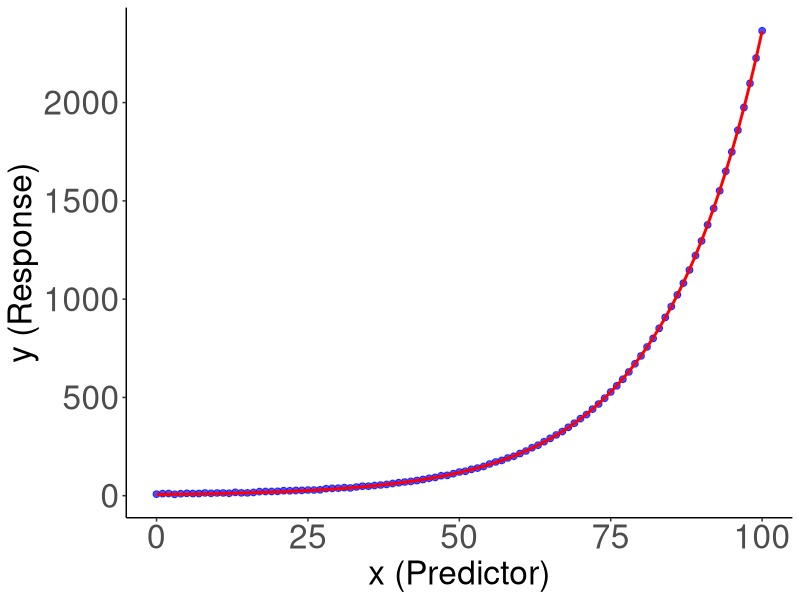
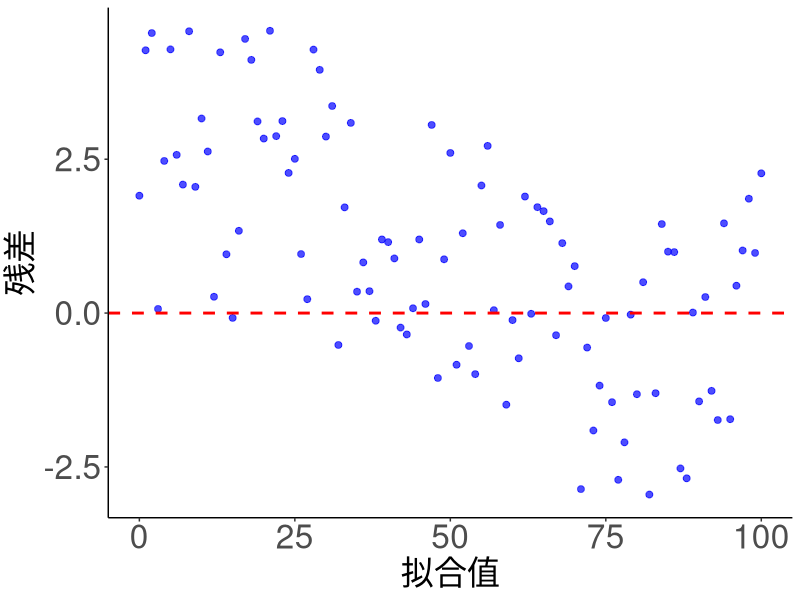

The R source for these figures, in order:
# 生成数据
set.seed(123)
x <- seq(0, 100, 1)
y <- runif(1, 0, 20) * exp(runif(1, 0.005, 0.075) * x) + runif(101, 0, 5)
data = data.frame(x, y)

# selfStart函数
myinitial <- function(mCall, LHS, data, ...) {
  xy <- sortedXyData(mCall[["x"]], LHS, data)
  x <- xy[["x"]]
  y <- xy[["y"]]
  
  if (any(y <= 0)) stop("All values of 'y' must be positive to take the logarithm.")
  y <- log(y)
  
  aux <- coef(lm(y ~ x))
  a <- exp(aux[1])  # 截距转换回原比例
  b <- aux[2]       # 斜率
  
  value <- c(a = a, b = b)
  return(value)
}

myselfStart <- selfStart(
  ~ a * exp(b * x), 
  initial = myinitial, 
  parameters = c("a", "b")
)

# 获得初始值
start <- getInitial(y ~ myselfStart(x, a, b), data = data)
start
start <- as.list(start)

# 模型拟合
model <- nls(y ~ a*exp(b*x), data = data, start = c(a = start$a,b = start$b.x))
summary(model)

# 结果可视化
data$fitted_value <- predict(model)
library(ggplot2)
pdf("图8.2.pdf", width = 8, height = 6, family = "GB1")
ggplot(data, aes(x = x, y = y)) + 
  geom_point(color = "blue", size = 2, alpha = 0.7) +  
  geom_line(aes(x = x, y = fitted_value), color = "red", size = 1) +  
  labs(
    x = "x (Predictor)",
    y = "y (Response)"
  ) +
  theme_classic() +
  theme(
    plot.title = element_text(size = 24, face = "bold"),  # 标题字体大小
    axis.title.x = element_text(size = 24),               # x 轴标签字体大小
    axis.title.y = element_text(size = 24),               # y 轴标签字体大小
    axis.text.x = element_text(size = 24),                # x 轴刻度字体大小
    axis.text.y = element_text(size = 24),                # y 轴刻度字体大小
    legend.title = element_text(size = 24),               # 图例标题字体大小
    legend.text = element_text(size = 24)                 # 图例内容字体大小
  )

dev.off()

data$residuals <- residuals(model)
pdf("图8.3.pdf", width = 8, height = 6, family = "GB1")
ggplot(data, aes(x = x, y = residuals)) +
  geom_point(color = "blue", size = 2, alpha = 0.7) +  # 残差点
  geom_hline(yintercept = 0, linetype = "dashed", color = "red", size = 1) +  # 零线
  labs(
    x = "拟合值",
    y = "残差"
  ) +
  theme_classic()+
  theme(
    plot.title = element_text(size = 24, face = "bold"),  # 标题字体大小
    axis.title.x = element_text(size = 24),               # x 轴标签字体大小
    axis.title.y = element_text(size = 24),               # y 轴标签字体大小
    axis.text.x = element_text(size = 24),                # x 轴刻度字体大小
    axis.text.y = element_text(size = 24),                # y 轴刻度字体大小
    legend.title = element_text(size = 24),               # 图例标题字体大小
    legend.text = element_text(size = 24)                 # 图例内容字体大小
  )
dev.off()
